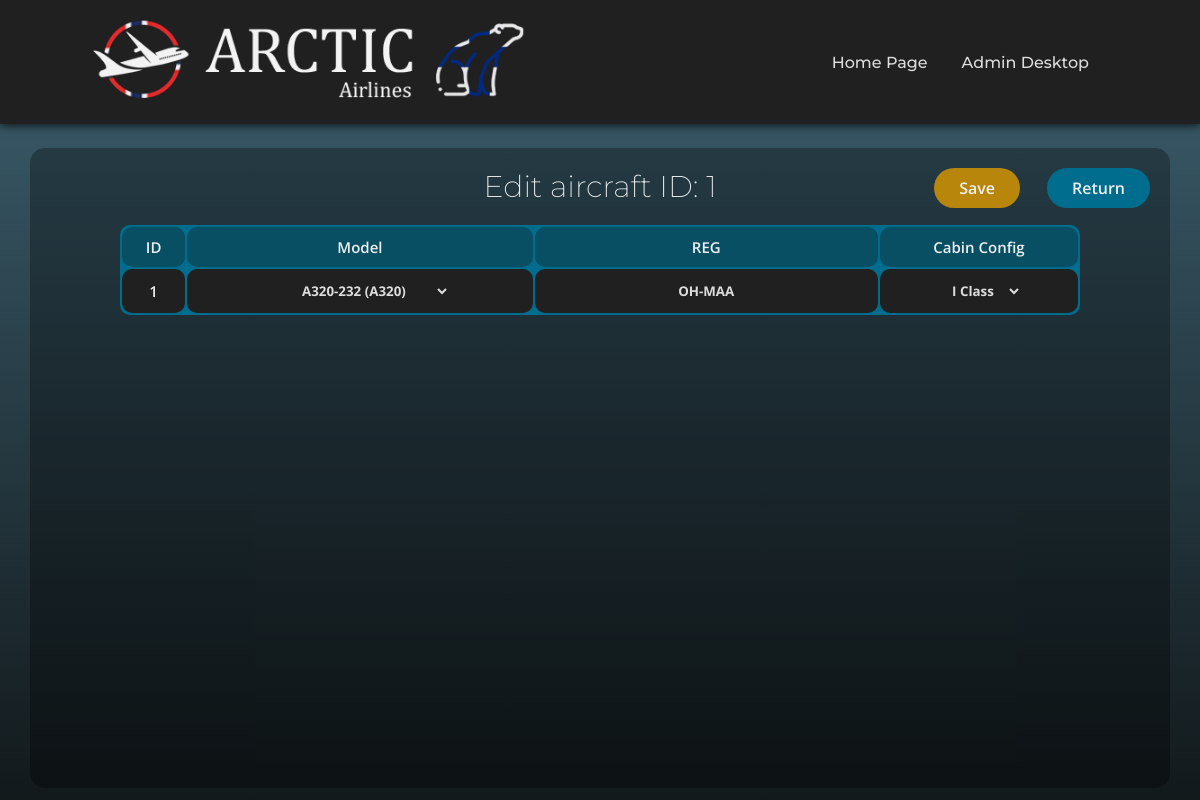
Page /PHP/admin/aircraft_mod.php?mod=2&id=1 (signed in) on the committed database.
### tables this page shows
CREATE TABLE `aircraft` (
  `ID` int(11) NOT NULL,
  `Airframe_type_id` int(11) NOT NULL,
  `REG` char(6) NOT NULL,
  `HasTwoClass_config` tinyint(1) NOT NULL
);

### PHP/admin/aircraft_mod.php (the view, shortened to what this page needs)
<?php
include("../connect.php");
if(isset($_GET['mod'])){
    if($_GET['mod']==1 && isset($_GET['id'])){
        $aircraft_id=$_GET['id'];
        $delete_query = $server_connection->query("DELETE FROM aircraft WHERE ID=$aircraft_id");
        $server_connection->close();
        exit(header("location: ./aircraft.php"));
    }
    elseif($_GET['mod']==2 && isset($_GET['id'])){
        $aircraft_id=$_GET['id'];
        ?>
        <!DOCTYPE html>
        <html>
            <head>
                <link rel="stylesheet" href="../../CSS/style.css">
                <link rel="stylesheet" href="../../CSS/style8.css">
            </head>
            <body>
                <header>
                    <a href="../../index.php" class="logo"><img src="../../art/logo.png"></a>
                    <nav>
                        <ul class="nav_links">
                            <li><a href="../../index.php">Home Page</a></li>
                            <li><a href="./desktop.php">Admin Desktop</a></li>
                        </ul>
                    </nav>
                </header>
                <div class="box">
                    <h1>Edit aircraft ID: <?php echo $aircraft_id ?></h1>
                    <form method='POST' enctype='multipart/form-data'>
                        <table>
                            <tr>
                                <th>ID</th>
                                <th>Model</th>
                                <th>REG</th>
                                <th>Cabin Config</th>
                            </tr>
                            <tr>
                                <?php
                                $select_query = $server_connection->query("SELECT aircraft.ID AS air_id, aircraft.Airframe_type_id, aircraft.REG AS REG, aircraft.HasTwoClass_config AS config,
                                airframe_type.ID, airframe_type.Model AS model FROM aircraft JOIN airframe_type ON aircraft.Airframe_type_id = airframe_type.ID WHERE aircraft.ID=$aircraft_id");
                                while($row = $select_query->fetch_assoc()){
                                    echo"<td class='id'>".$row['air_id']."</td>";
                                    $select2_query = $server_connection->query("SELECT airframe_type.ID, airframe_type.Model, airframe_type.ICAO_reg FROM airframe_type");
                                    echo"<td><select name='model' required>";
                                    while($row2 = $select2_query->fetch_assoc()){
                                        if($row2['ID']==$row['air_id']) echo"<option value='".$row2['ID']."' selected>".$row2['Model']." (".$row2['ICAO_reg'].")</option>";
                                        else echo"<option value='".$row2['ID']."'>".$row2['Model']." (".$row2['ICAO_reg'].")</option>";
                                    }
                                    echo"</select></td>";
                                    echo"<td><input type='text' name='REG' value='".$row['REG']."' minlength=6 maxlength=6 required></td>";
                                    echo"<td><select name='config' required>";
                                    if($row['config']==1){
                                        echo"<option value='0'>I Class</option>";
                                        echo"<option value='1' selected>II Class</option>";
                                    }
                                    else{
                                        echo"<option value='0' selected>I Class</option>";
                                    }
                                    echo"</select></td>";
                                }
                                ?>
                            </tr>
                        </table>
                        <input class="save" type="submit" value="Save">
                    </form>
                    <a href="./aircraft.php"><button class="button">Return</button></a>
                </div>
            </body>
        </html>
        <?php
    }
    else{
        $server_connection->close();
        exit(header("location: ../../HTML/oopsies.html"));
    }
}
else{
    $server_connection->close();
    exit(header("location: ../../HTML/oopsies.html"));
}
?>

### CSS/style.css (style rules this page uses)
:root { --main_gradient: linear-gradient(0deg, #12191b, #3d6070 100%); --oceanblue: #304d6e; --greenishblue: #006d8f; --greenishblue2: #094f64; --highlights: #00c3ff; --textwhite: #edf0f1; --textlight: #dddddd; }
* { margin: 0; padding: 0; box-sizing: border-box; }
body { min-height: 100vh; background: var(--main_gradient); }
header { background-color: #202020; display: flex; justify-content: flex-end; align-items: center; padding: 10px 8vw; box-shadow: 0 0 10px; transition-property: box-shadow; transition-duration: 400ms; transition-delay: 50ms; }
.nav_links { list-style: none; }
.nav_links li { display: inline-block; padding: 0px 15px; }
.nav_links a { font-family: 'Montserrat', sans-serif; font-style: normal; font-weight: 500; font-size: 16px; color: var(--textlight); text-decoration: none; transition: all, 200ms; }
.logo { scale: 90%; opacity: 95%; margin-right: auto; margin-left: -3vw; }

### CSS/style8.css (style rules this page uses)
:root { --main_gradient: linear-gradient(0deg, #12191b, #3d6070 100%); --oceanblue: #304d6e; --greenishblue: #006d8f; --greenishblue2: #094f64; --highlights: #00c3ff; --textwhite: #edf0f1; --textlight: #dddddd; }
body { background: var(--main_gradient); background-attachment: fixed; }
.box { position: relative; width: 95vw; height: 80vh; left: 2.5vw; top: 3vh; background-color: rgba(0, 0, 0, 0.3); border-radius: 15px; text-align: center; overflow-y: scroll; }
.box h1 { padding: 20px 10px; font-family: 'Montserrat', sans-serif; font-size: 30px; font-weight: 200; color: var(--textwhite); cursor: default; }
table { position: absolute; left: calc(50% - 40vw); width: 80vw; background-color: var(--greenishblue); border-radius: 10px; }
th { background-color: var(--greenishblue2); font-family: 'Open Sans', sans-serif; font-size: 15px; font-weight: 600; color: var(--textwhite); padding: 10px; border-radius: 10px; }
td { text-align: center; background-color: #202020; font-family: 'Open Sans', sans-serif; font-size: 15px; font-weight: 600; color: rgb(170, 170, 170); padding: 5px; border-radius: 10px; }
.id { color: var(--textwhite); }
.button { position: absolute; top: 20px; right: 20px; font-family: 'Open Sans', sans-serif; font-style: normal; font-weight: 600; font-size: 16px; background-color: var(--greenishblue); color: var(--textwhite); padding: 9px 25px; border: none; border-radius: 20px; cursor: pointer; transition: background-color 200ms; }
input[type=text], input[type=date], input[type=time] { background-color: #202020; border: 2px solid #202020; border-radius: 15px; padding: 5px 10px; color: var(--textlight); font-family: 'Open Sans', sans-serif; font-weight: 700; text-align: center; transition: border 200ms; }
select { background-color: #202020; border: 2px solid #202020; border-radius: 15px; padding: 5px 10px; color: var(--textlight); font-family: 'Open Sans', sans-serif; font-weight: 700; text-align: center; transition: border 200ms; cursor: pointer; }
.save { position: absolute; top: 20px; right: 150px; font-family: 'Open Sans', sans-serif; font-style: normal; font-weight: 600; font-size: 16px; background-color: darkgoldenrod; color: var(--textwhite); padding: 9px 25px; border: none; border-radius: 20px; cursor: pointer; transition: background-color 200ms; }

### rows in the picture
aircraft: ID "1", REG "OH-MAA", config "I Class"

### other values in the picture
$aircraft_id "1"
form field model "A320-232 (A320)"
